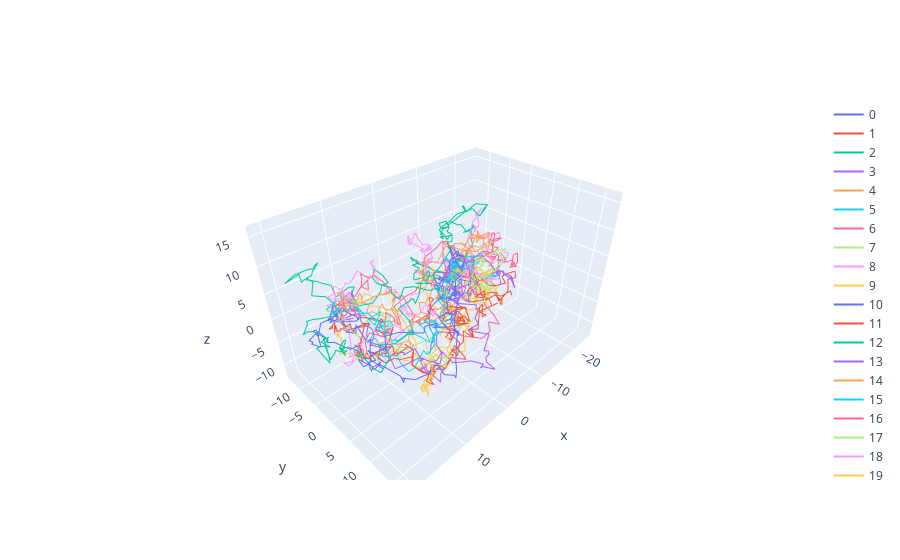

Here is the notebook cell this chart was saved with:
### Code cell
plotter(xs_aligned, style='-')
